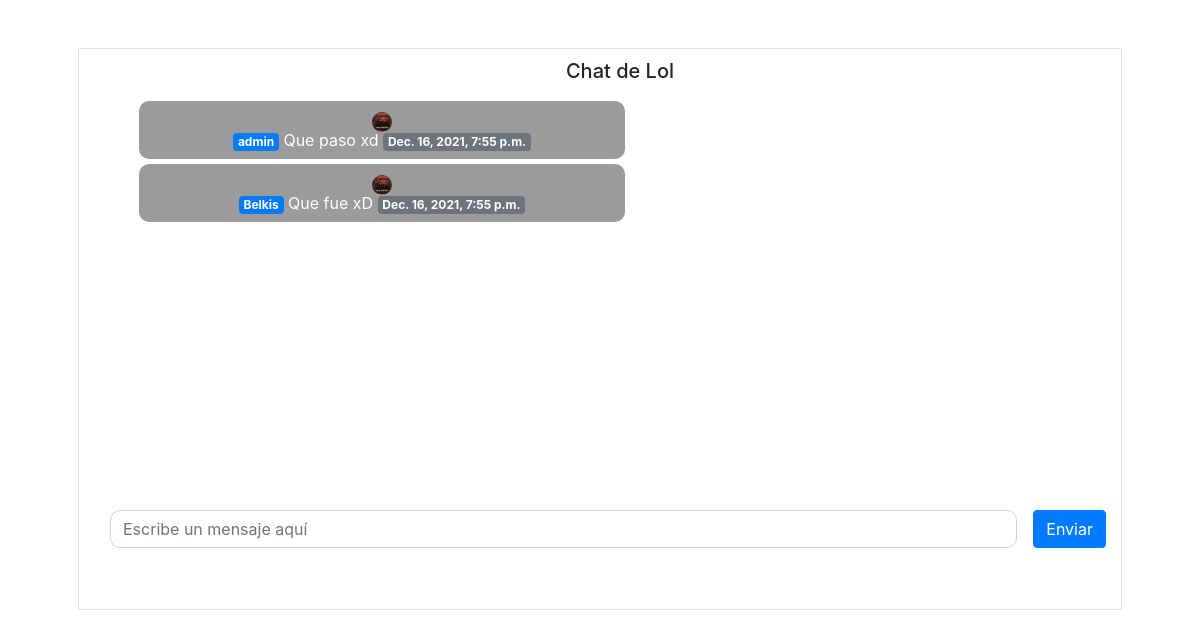
Page /chatCurso/22 on the earlier database version.
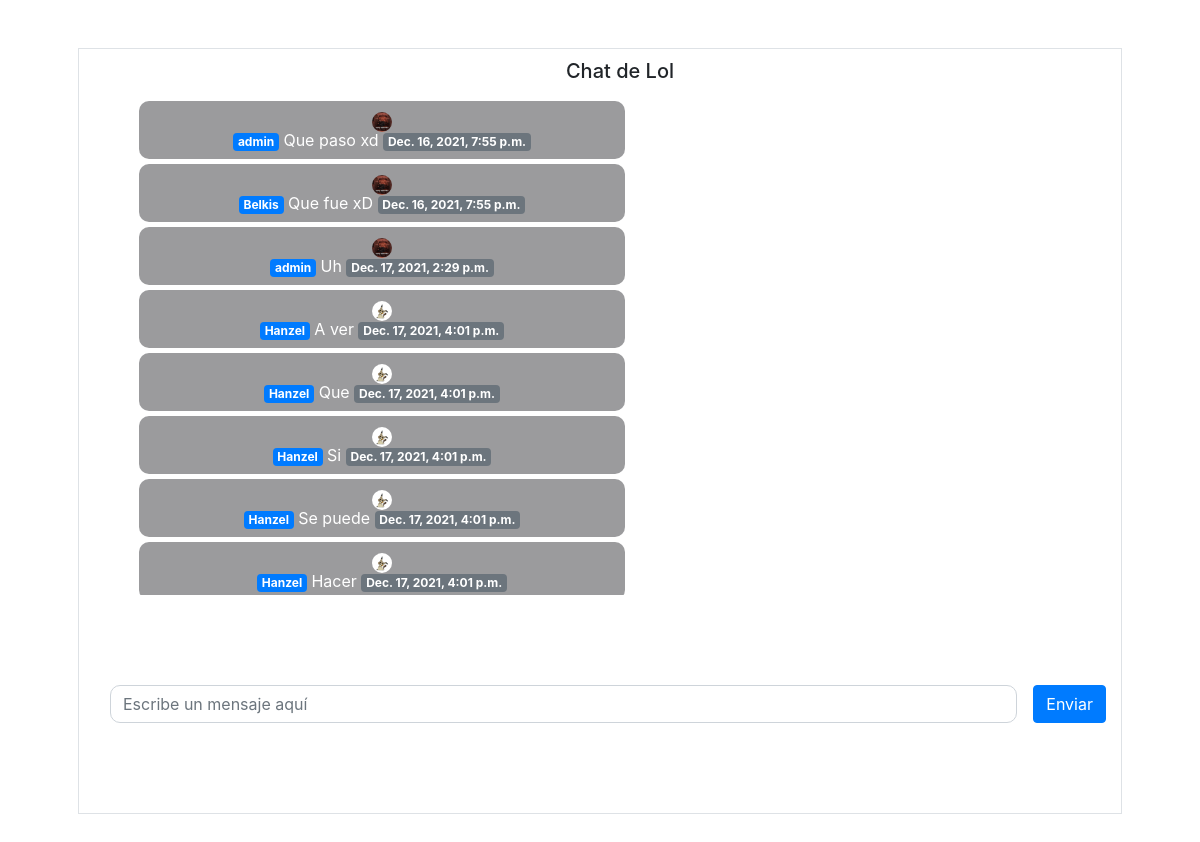
Same page on the later database version.
### PortAll50/models.py (models this page shows, shortened)
class Mensaje(models.Model):
    mensaje = models.CharField(max_length=100)
    tiempo = models.DateTimeField(auto_now_add=True)
    chat = models.ForeignKey(Chat, on_delete=CASCADE, related_name="mensajes")
    usuario = models.ForeignKey(User, on_delete=CASCADE, related_name="mensajes")
    class Meta:
        verbose_name_plural = "Mensajes"

class Cuenta(models.Model):
    username = models.OneToOneField(User, on_delete=CASCADE, related_name="info_cuenta")
    TIPO = [("1", "Estudiante"), ("2", "Docente")]
    tipo = models.CharField(max_length=1 ,choices=TIPO, default=1)
    imagen = models.ImageField(upload_to='users/', null = True) #investigar upload_to
    class Meta:
        verbose_name_plural = "Cuenta"

### PortAll50/views.py (the view)
# urls.py: path("chatCurso/<int:id_curso>", views.chatCurso, name="chatCurso"),
def chatCurso(request, id_curso):
    curso = Curso.objects.get(id=id_curso)
    chat = Chat.objects.get(curso=curso)
    context = {
        "chat": chat
    }
    return render(request, "PortAll50/chatCurso.html", context)

### PortAll50/templates/portall50/chatCurso.html (shortened to what this page needs)
{% extends 'base.html' %}
{% load bootstrap4 %}
{% load static %}
{% block css %}
    <link rel="stylesheet" href="{% static 'css/chat.css' %}">
{% endblock %}
{% block main %}
    <div class="container border">
        <center>
            <div class="chats" style="height: 50vh;">
                <ul class="list">
                    <div class="header_chat"><h5>{{chat.nombre_chat}}</h5></div>
                    {% for mensaje in chat.mensajes.all %}
                        {% if mensaje.usuario == user %}
                            <li class="mi-persona">
                                <div class="circulo">
                                    <img class="imagen" src="{{mensaje.usuario.info_cuenta.imagen.url}}" class="card-img-top">
                                </div>
                                <span class="badge badge-primary">{{mensaje.usuario}}</span>
                                {{mensaje.mensaje}}
                                <span class="badge badge-secondary">{{mensaje.tiempo}}</span>
                            </li>
                        {% else %}
                            <li class="otra-persona">
                                <div class="circulo">
                                    <img class="imagen" src="{{mensaje.usuario.info_cuenta.imagen.url}}" class="card-img-top">
                                </div>
                                <span class="badge badge-primary">{{mensaje.usuario}}</span>
                                {{mensaje.mensaje}}
                                <span class="badge badge-secondary">{{mensaje.tiempo}}</span>
                            </li>
                        {% endif %}
                    {% endfor %}
                </ul>
            </div>
            <form method="POST" action="{% url 'agregarMensaje' chat.curso.id %}">
                <div class="d-flex justify-content-between align-items-center" style="height: 20vh;">
                    <div class="input-group mx-3">
                        <input type="text" class="form-control" required name="mensaje" autofocus autocomplete="off" placeholder="Escribe un mensaje aquí" style="border-radius:10px;">
                    </div>
                    <button type="submit" class="btn btn-primary">Enviar</button>
                </div>
            </form>
        </center>
    </div>
{% endblock %}

Differences in the rows shown:
added Mensaje: usuario.info_cuenta.imagen (picture), usuario "admin", mensaje "Uh", tiempo "Dec. 17, 2021, 2:29 p.m."
added Mensaje: usuario.info_cuenta.imagen (picture), usuario "Hanzel", mensaje "A ver", tiempo "Dec. 17, 2021, 4:01 p.m."
added Mensaje: usuario.info_cuenta.imagen (picture), usuario "Hanzel", mensaje "Que", tiempo "Dec. 17, 2021, 4:01 p.m."
added Mensaje: usuario.info_cuenta.imagen (picture), usuario "Hanzel", mensaje "Si", tiempo "Dec. 17, 2021, 4:01 p.m."
added Mensaje: usuario.info_cuenta.imagen (picture), usuario "Hanzel", mensaje "Se puede", tiempo "Dec. 17, 2021, 4:01 p.m."
added Mensaje: usuario.info_cuenta.imagen (picture), usuario "Hanzel", mensaje "Hacer", tiempo "Dec. 17, 2021, 4:01 p.m."
